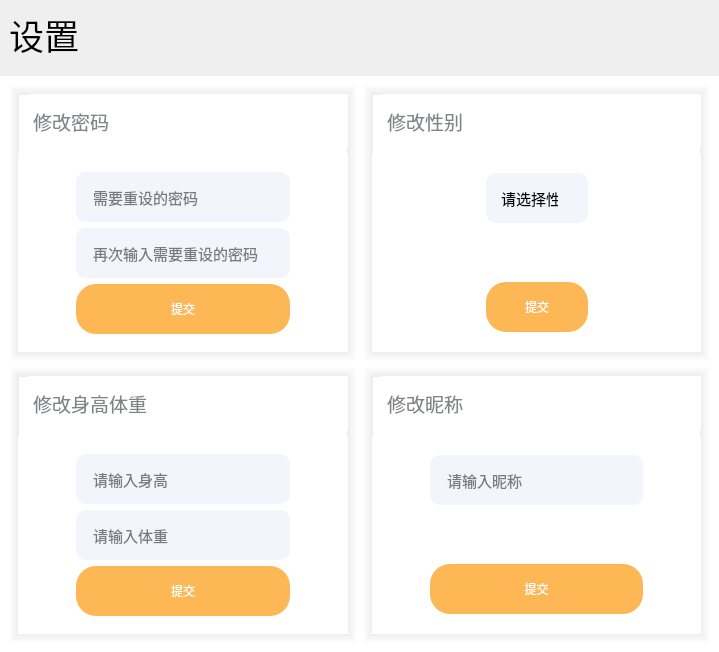
      <widget class="QWidget" name="settingsPage">
       <layout class="QVBoxLayout" name="verticalLayout_2" stretch="1,9">
        <property name="leftMargin">
         <number>0</number>
        </property>
        <property name="topMargin">
         <number>0</number>
        </property>
        <property name="rightMargin">
         <number>0</number>
        </property>
        <property name="bottomMargin">
         <number>0</number>
        </property>
        <item>
         <widget class="QWidget" name="widget_14" native="true">
          <layout class="QGridLayout" name="gridLayout_6">
           <item row="0" column="0">
            <widget class="QLabel" name="label_10">
             <property name="font">
              <font>
               <pointsize>26</pointsize>
               <bold>false</bold>
              </font>
             </property>
             <property name="styleSheet">
              <string notr="true">/*color: rgb(129, 131, 133);*/</string>
             </property>
             <property name="text">
              <string>设置</string>
             </property>
            </widget>
           </item>
          </layout>
         </widget>
        </item>
        <item>
         <widget class="QWidget" name="widget_15" native="true">
          <property name="styleSheet">
           <string notr="true">#widget_15{
	background-color: rgb(255, 255, 255);
}</string>
          </property>
          <layout class="QGridLayout" name="gridLayout_2" rowstretch="5,5" columnstretch="5,5">
           <item row="0" column="0">
            <widget class="QWidget" name="widget_22" native="true">
             <property name="maximumSize">
              <size>
               <width>16777215</width>
               <height>16777215</height>
              </size>
             </property>
             <property name="styleSheet">
              <string notr="true">#widget_22{
	border-top: 10px solid qlineargradient(y0:0, y1:1,stop: 0 #ececef, stop: 1 white);
	border-left: 10px solid qlineargradient(x0:0, x1:1,stop: 0 #ececef, stop: 1 white);
	border-bottom: 10px solid qlineargradient(y0:0, y1:1,stop: 0 white, stop: 1  #ececef);
	border-right: 10px solid qlineargradient(x0:0, x1:1,stop:  0 white, stop: 1 #ececef);
	background-color: rgb(255, 255, 255);
}

QLineEdit{
	background-color: rgb(243, 245, 253);
	border-radius:10px;
	border:none;
	padding-left: 15px;
}</string>
             </property>
             <layout class="QVBoxLayout" name="verticalLayout_13">
              <item>
               <widget class="QLabel" name="label_6">
                <property name="minimumSize">
                 <size>
                  <width>0</width>
                  <height>54</height>
                 </size>
                </property>
                <property name="maximumSize">
                 <size>
                  <width>16777215</width>
                  <height>54</height>
                 </size>
                </property>
                <property name="font">
                 <font>
                  <pointsize>14</pointsize>
                 </font>
                </property>
                <property name="styleSheet">
                 <string notr="true">background-color: rgb(255, 255, 255);
color: rgb(129, 131, 133);
margin-left: 10px;</string>
                </property>
                <property name="frameShape">
                 <enum>QFrame::NoFrame</enum>
                </property>
                <property name="text">
                 <string>修改密码</string>
                </property>
               </widget>
              </item>
              <item>
               <widget class="QWidget" name="widget_26" native="true">
                <property name="maximumSize">
                 <size>
                  <width>16777215</width>
                  <height>16777215</height>
                 </size>
                </property>
                <property name="styleSheet">
                 <string notr="true">#widget_26{
	background-color: rgb(255, 255, 255);
}
QLineEdit{
	background-color: rgb(243, 245, 253);
	border-radius:10px;
	border:none;
	padding-left: 15px;
}</string>
                </property>
                <layout class="QGridLayout" name="gridLayout_11">
                 <item row="0" column="0">
                  <spacer name="horizontalSpacer_4">
                   <property name="orientation">
                    <enum>Qt::Horizontal</enum>
                   </property>
                   <property name="sizeType">
                    <enum>QSizePolicy::Preferred</enum>
                   </property>
                   <property name="sizeHint" stdset="0">
                    <size>
                     <width>40</width>
                     <height>20</height>
                    </size>
                   </property>
                  </spacer>
                 </item>
                 <item row="0" column="1">
                  <widget class="QWidget" name="widget_27" native="true">
                   <property name="maximumSize">
                    <size>
                     <width>16777215</width>
                     <height>16777215</height>
                    </size>
                   </property>
                   <property name="styleSheet">
                    <string notr="true">#widget_27{
	background-color: rgb(255, 255, 255);
}</string>
                   </property>
                   <layout class="QGridLayout" name="gridLayout_9">
                    <item row="0" column="0">
                     <widget class="QLineEdit" name="setting_change_password_lineEdit">
                      <property name="minimumSize">
                       <size>
                        <width>0</width>
                        <height>50</height>
                       </size>
                      </property>
                      <property name="maximumSize">
                       <size>
                        <width>350</width>
                        <height>16777215</height>
                       </size>
                      </property>
                      <property name="font">
                       <font>
                        <pointsize>11</pointsize>
                       </font>
                      </property>
                      <property name="cursor">
                       <cursorShape>IBeamCursor</cursorShape>
                      </property>
                      <property name="focusPolicy">
                       <enum>Qt::StrongFocus</enum>
                      </property>
                      <property name="styleSheet">
                       <string notr="true"/>
                      </property>
                      <property name="text">
                       <string/>
                      </property>
                      <property name="echoMode">
                       <enum>QLineEdit::PasswordEchoOnEdit</enum>
                      </property>
                      <property name="placeholderText">
                       <string>需要重设的密码</string>
                      </property>
                      <property name="clearButtonEnabled">
                       <bool>true</bool>
                      </property>
                     </widget>
                    </item>
                    <item row="1" column="0">
                     <widget class="QLineEdit" name="setting_change_password_verify_lineEdit">
                      <property name="minimumSize">
                       <size>
                        <width>0</width>
                        <height>50</height>
                       </size>
                      </property>
                      <property name="maximumSize">
                       <size>
                        <width>350</width>
                        <height>16777215</height>
                       </size>
                      </property>
                      <property name="font">
                       <font>
                        <pointsize>11</pointsize>
                       </font>
                      </property>
                      <property name="styleSheet">
                       <string notr="true"/>
                      </property>
                      <property name="text">
                       <string/>
                      </property>
                      <property name="echoMode">
                       <enum>QLineEdit::PasswordEchoOnEdit</enum>
                      </property>
                      <property name="placeholderText">
                       <string>再次输入需要重设的密码</string>
                      </property>
                      <property name="clearButtonEnabled">
                       <bool>true</bool>
                      </property>
                     </widget>
                    </item>
                    <item row="2" column="0">
                     <widget class="QPushButton" name="setting_change_password_pushButton">
                      <property name="minimumSize">
                       <size>
                        <width>0</width>
                        <height>50</height>
                       </size>
                      </property>
                      <property name="maximumSize">
                       <size>
                        <width>350</width>
                        <height>16777215</height>
                       </size>
                      </property>
                      <property name="styleSheet">
                       <string notr="true">QPushButton{
	background-color: rgb(253, 183, 84);
	border-radius:20px;
	border:none;
	color: rgb(255, 255, 255);
}</string>
                      </property>
                      <property name="text">
                       <string>提交</string>
                      </property>
                     </widget>
                    </item>
                   </layout>
                  </widget>
                 </item>
                 <item row="0" column="2">
                  <spacer name="horizontalSpacer_5">
                   <property name="orientation">
                    <enum>Qt::Horizontal</enum>
                   </property>
                   <property name="sizeType">
                    <enum>QSizePolicy::Preferred</enum>
                   </property>
                   <property name="sizeHint" stdset="0">
                    <size>
                     <width>40</width>
                     <height>20</height>
                    </size>
                   </property>
                  </spacer>
                 </item>
                </layout>
               </widget>
              </item>
             </layout>
            </widget>
           </item>
           <item row="0" column="1">
            <widget class="QWidget" name="widget_23" native="true">
             <property name="styleSheet">
              <string notr="true">#widget_23{
	border-top: 10px solid qlineargradient(y0:0, y1:1,stop: 0 #ececef, stop: 1 white);
	border-left: 10px solid qlineargradient(x0:0, x1:1,stop: 0 #ececef, stop: 1 white);
	border-bottom: 10px solid qlineargradient(y0:0, y1:1,stop: 0 white, stop: 1  #ececef);
	border-right: 10px solid qlineargradient(x0:0, x1:1,stop:  0 white, stop: 1 #ececef);
	background-color: rgb(255, 255, 255);
}</string>
             </property>
             <layout class="QVBoxLayout" name="verticalLayout_14" stretch="1,0">
              <item>
               <widget class="QLabel" name="label_8">
                <property name="minimumSize">
                 <size>
                  <width>0</width>
                  <height>54</height>
                 </size>
                </property>
                <property name="maximumSize">
                 <size>
                  <width>16777215</width>
                  <height>54</height>
                 </size>
                </property>
                <property name="font">
                 <font>
                  <pointsize>14</pointsize>
                 </font>
                </property>
                <property name="styleSheet">
                 <string notr="true">background-color: rgb(255, 255, 255);
color: rgb(129, 131, 133);
margin-left: 10px;</string>
                </property>
                <property name="text">
                 <string>修改性别</string>
                </property>
               </widget>
              </item>
              <item>
               <widget class="QWidget" name="widget_28" native="true">
                <property name="styleSheet">
                 <string notr="true">#widget_28{
	background-color: rgb(255, 255, 255);
}

QLineEdit{
	background-color: rgb(243, 245, 253);
	border-radius:10px;
	border:none;
	padding-left: 15px;
}

QComboBox{
	background-color: rgb(243, 245, 253);
	border-radius:10px;
	border:none;
	padding-left: 15px;
}

QComboBox::drop-down {
	subcontrol-origin: padding;
	subcontrol-position: top right;
	width: 30px;
	border-left-width: 0px;
	border-left-color: gray;
	border-left-style: solid;
	border-top-right-radius: 3px;
	border-bottom-right-radius: 3px;
}

QComboBox::down-arrow {
	
	border-image: url(:/window/icons/arrow_down.svg);
}</string>
                </property>
                <layout class="QGridLayout" name="gridLayout_18">
                 <item row="0" column="0">
                  <spacer name="horizontalSpacer_6">
                   <property name="orientation">
                    <enum>Qt::Horizontal</enum>
                   </property>
                   <property name="sizeType">
                    <enum>QSizePolicy::Preferred</enum>
                   </property>
                   <property name="sizeHint" stdset="0">
                    <size>
                     <width>116</width>
                     <height>20</height>
                    </size>
                   </property>
                  </spacer>
                 </item>
                 <item row="0" column="1">
                  <widget class="QWidget" name="widget_29" native="true">
                   <property name="maximumSize">
                    <size>
                     <width>16777215</width>
                     <height>16777215</height>
                    </size>
                   </property>
                   <property name="styleSheet">
                    <string notr="true">#widget_29{
	background-color: rgb(255, 255, 255);
}</string>
                   </property>
                   <layout class="QGridLayout" name="gridLayout_17">
                    <item row="0" column="0">
                     <widget class="QComboBox" name="setting_change_sex_comboBox">
                      <property name="minimumSize">
                       <size>
                        <width>50</width>
                        <height>50</height>
                       </size>
                      </property>
                      <property name="font">
                       <font>
                        <pointsize>11</pointsize>
                       </font>
                      </property>
                      <property name="placeholderText">
                       <string>请选择性别</string>
                      </property>
                      <item>
                       <property name="text">
                        <string>男</string>
                       </property>
                      </item>
                      <item>
                       <property name="text">
                        <string>女</string>
                       </property>
                      </item>
                     </widget>
                    </item>
                    <item row="2" column="0">
                     <widget class="QPushButton" name="pushButton_3">
                      <property name="minimumSize">
                       <size>
                        <width>0</width>
                        <height>50</height>
                       </size>
                      </property>
                      <property name="maximumSize">
                       <size>
                        <width>350</width>
                        <height>16777215</height>
                       </size>
                      </property>
                      <property name="styleSheet">
                       <string notr="true">QPushButton{
	background-color: rgb(253, 183, 84);
	border-radius:20px;
	border:none;
	color: rgb(255, 255, 255);
}</string>
                      </property>
                      <property name="text">
                       <string>提交</string>
                      </property>
                     </widget>
                    </item>
                    <item row="1" column="0">
                     <widget class="QLabel" name="label_15">
                      <property name="maximumSize">
                       <size>
                        <width>16777215</width>
                        <height>45</height>
                       </size>
                      </property>
                      <property name="styleSheet">
                       <string notr="true">background-color: rgb(255, 255, 255);</string>
                      </property>
                      <property name="text">
                       <string/>
                      </property>
                     </widget>
                    </item>
                   </layout>
                  </widget>
                 </item>
                 <item row="0" column="2">
                  <spacer name="horizontalSpacer_7">
                   <property name="orientation">
                    <enum>Qt::Horizontal</enum>
                   </property>
                   <property name="sizeType">
                    <enum>QSizePolicy::Preferred</enum>
                   </property>
                   <property name="sizeHint" stdset="0">
                    <size>
                     <width>115</width>
                     <height>20</height>
                    </size>
                   </property>
                  </spacer>
                 </item>
                </layout>
               </widget>
              </item>
             </layout>
            </widget>
           </item>
           <item row="1" column="0">
            <widget class="QWidget" name="widget_24" native="true">
             <property name="styleSheet">
              <string notr="true">#widget_24{
	border-top: 10px solid qlineargradient(y0:0, y1:1,stop: 0 #ececef, stop: 1 white);
	border-left: 10px solid qlineargradient(x0:0, x1:1,stop: 0 #ececef, stop: 1 white);
	border-bottom: 10px solid qlineargradient(y0:0, y1:1,stop: 0 white, stop: 1  #ececef);
	border-right: 10px solid qlineargradient(x0:0, x1:1,stop:  0 white, stop: 1 #ececef);
	background-color: rgb(255, 255, 255);
}</string>
             </property>
             <layout class="QVBoxLayout" name="verticalLayout_15" stretch="1,9">
              <item>
               <widget class="QLabel" name="label_9">
                <property name="minimumSize">
                 <size>
                  <width>0</width>
                  <height>54</height>
                 </size>
                </property>
                <property name="maximumSize">
                 <size>
                  <width>16777215</width>
                  <height>54</height>
                 </size>
                </property>
                <property name="font">
                 <font>
                  <pointsize>14</pointsize>
                 </font>
                </property>
                <property name="styleSheet">
                 <string notr="true">background-color: rgb(255, 255, 255);
color: rgb(129, 131, 133);
margin-left: 10px;</string>
                </property>
                <property name="text">
                 <string>修改身高体重</string>
                </property>
               </widget>
              </item>
              <item>
               <widget class="QWidget" name="widget_30" native="true">
                <property name="styleSheet">
                 <string notr="true">#widget_30{
	background-color: rgb(255, 255, 255);
}
QLineEdit{
	background-color: rgb(243, 245, 253);
	border-radius:10px;
	border:none;
	padding-left: 15px;
}</string>
                </property>
                <layout class="QGridLayout" name="gridLayout_15">
                 <item row="0" column="0">
                  <spacer name="horizontalSpacer_9">
                   <property name="orientation">
                    <enum>Qt::Horizontal</enum>
                   </property>
                   <property name="sizeType">
                    <enum>QSizePolicy::Preferred</enum>
                   </property>
                   <property name="sizeHint" stdset="0">
                    <size>
                     <width>40</width>
                     <height>20</height>
                    </size>
                   </property>
                  </spacer>
                 </item>
                 <item row="0" column="1">
                  <widget class="QWidget" name="widget_31" native="true">
                   <property name="maximumSize">
                    <size>
                     <width>16777215</width>
                     <height>16777215</height>
                    </size>
                   </property>
                   <property name="styleSheet">
                    <string notr="true">#widget_31{
	background-color: rgb(255, 255, 255);
}</string>
                   </property>
                   <layout class="QGridLayout" name="gridLayout_14">
                    <item row="0" column="0">
                     <widget class="QLineEdit" name="setting_change_height_lineEdit">
                      <property name="minimumSize">
                       <size>
                        <width>0</width>
                        <height>50</height>
                       </size>
                      </property>
                      <property name="maximumSize">
                       <size>
                        <width>350</width>
                        <height>16777215</height>
                       </size>
                      </property>
                      <property name="font">
                       <font>
                        <pointsize>11</pointsize>
                       </font>
                      </property>
                      <property name="styleSheet">
                       <string notr="true"/>
                      </property>
                      <property name="text">
                       <string/>
                      </property>
                      <property name="maxLength">
                       <number>3</number>
                      </property>
                      <property name="placeholderText">
                       <string>请输入身高</string>
                      </property>
                      <property name="clearButtonEnabled">
                       <bool>true</bool>
                      </property>
                     </widget>
                    </item>
                    <item row="1" column="0">
                     <widget class="QLineEdit" name="setting_change_weight_lineEdit">
                      <property name="minimumSize">
                       <size>
                        <width>0</width>
                        <height>50</height>
                       </size>
                      </property>
                      <property name="maximumSize">
                       <size>
                        <width>350</width>
                        <height>16777215</height>
                       </size>
                      </property>
                      <property name="font">
                       <font>
                        <pointsize>11</pointsize>
                       </font>
                      </property>
                      <property name="styleSheet">
                       <string notr="true"/>
                      </property>
                      <property name="text">
                       <string/>
                      </property>
                      <property name="maxLength">
                       <number>3</number>
                      </property>
                      <property name="placeholderText">
                       <string>请输入体重</string>
                      </property>
                      <property name="clearButtonEnabled">
                       <bool>true</bool>
                      </property>
                     </widget>
                    </item>
                    <item row="2" column="0">
                     <widget class="QPushButton" name="pushButton_6">
                      <property name="minimumSize">
                       <size>
                        <width>0</width>
                        <height>50</height>
                       </size>
                      </property>
                      <property name="maximumSize">
                       <size>
                        <width>350</width>
                        <height>16777215</height>
                       </size>
                      </property>
                      <property name="styleSheet">
                       <string notr="true">QPushButton{
	background-color: rgb(253, 183, 84);
	border-radius:20px;
	border:none;
	color: rgb(255, 255, 255);
}</string>
                      </property>
                      <property name="text">
                       <string>提交</string>
                      </property>
                     </widget>
                    </item>
                   </layout>
                  </widget>
                 </item>
                 <item row="0" column="2">
                  <spacer name="horizontalSpacer_8">
                   <property name="orientation">
                    <enum>Qt::Horizontal</enum>
                   </property>
                   <property name="sizeType">
                    <enum>QSizePolicy::Preferred</enum>
                   </property>
                   <property name="sizeHint" stdset="0">
                    <size>
                     <width>40</width>
                     <height>20</height>
                    </size>
                   </property>
                  </spacer>
                 </item>
                </layout>
               </widget>
              </item>
             </layout>
            </widget>
           </item>
           <item row="1" column="1">
            <widget class="QWidget" name="widget_25" native="true">
             <property name="styleSheet">
              <string notr="true">#widget_25{
	border-top: 10px solid qlineargradient(y0:0, y1:1,stop: 0 #ececef, stop: 1 white);
	border-left: 10px solid qlineargradient(x0:0, x1:1,stop: 0 #ececef, stop: 1 white);
	border-bottom: 10px solid qlineargradient(y0:0, y1:1,stop: 0 white, stop: 1  #ececef);
	border-right: 10px solid qlineargradient(x0:0, x1:1,stop:  0 white, stop: 1 #ececef);
	background-color: rgb(255, 255, 255);
}</string>
             </property>
             <layout class="QVBoxLayout" name="verticalLayout_16" stretch="1,9">
              <item>
               <widget class="QLabel" name="label_13">
                <property name="minimumSize">
                 <size>
                  <width>0</width>
                  <height>54</height>
                 </size>
                </property>
                <property name="maximumSize">
                 <size>
                  <width>16777215</width>
                  <height>54</height>
                 </size>
                </property>
                <property name="font">
                 <font>
                  <pointsize>14</pointsize>
                 </font>
                </property>
                <property name="styleSheet">
                 <string notr="true">background-color: rgb(255, 255, 255);
color: rgb(129, 131, 133);
margin-left: 10px;</string>
                </property>
                <property name="text">
                 <string>修改昵称</string>
                </property>
               </widget>
              </item>
              <item>
               <widget class="QWidget" name="widget_32" native="true">
                <property name="styleSheet">
                 <string notr="true">#widget_32{
	background-color: rgb(255, 255, 255);
}
QLineEdit{
	background-color: rgb(243, 245, 253);
	border-radius:10px;
	border:none;
	padding-left: 15px;
}</string>
                </property>
                <layout class="QGridLayout" name="gridLayout_16">
                 <item row="0" column="0">
                  <spacer name="horizontalSpacer_10">
                   <property name="orientation">
                    <enum>Qt::Horizontal</enum>
                   </property>
                   <property name="sizeType">
                    <enum>QSizePolicy::Preferred</enum>
                   </property>
                   <property name="sizeHint" stdset="0">
                    <size>
                     <width>40</width>
                     <height>20</height>
                    </size>
                   </property>
                  </spacer>
                 </item>
                 <item row="0" column="1">
                  <widget class="QWidget" name="widget_33" native="true">
                   <property name="maximumSize">
                    <size>
                     <width>16777215</width>
                     <height>16777215</height>
                    </size>
                   </property>
                   <property name="styleSheet">
                    <string notr="true">#widget_33{
	background-color: rgb(255, 255, 255);
}</string>
                   </property>
                   <layout class="QGridLayout" name="gridLayout_13">
                    <item row="1" column="0">
                     <widget class="QLineEdit" name="setting_change_nickname_lineEdit">
                      <property name="minimumSize">
                       <size>
                        <width>0</width>
                        <height>50</height>
                       </size>
                      </property>
                      <property name="maximumSize">
                       <size>
                        <width>350</width>
                        <height>16777215</height>
                       </size>
                      </property>
                      <property name="font">
                       <font>
                        <pointsize>11</pointsize>
                       </font>
                      </property>
                      <property name="styleSheet">
                       <string notr="true"/>
                      </property>
                      <property name="text">
                       <string/>
                      </property>
                      <property name="maxLength">
                       <number>3</number>
                      </property>
                      <property name="placeholderText">
                       <string>请输入昵称</string>
                      </property>
                      <property name="clearButtonEnabled">
                       <bool>true</bool>
                      </property>
                     </widget>
                    </item>
                    <item row="3" column="0">
                     <widget class="QPushButton" name="pushButton_7">
                      <property name="minimumSize">
                       <size>
                        <width>0</width>
                        <height>50</height>
                       </size>
                      </property>
                      <property name="maximumSize">
                       <size>
                        <width>350</width>
                        <height>16777215</height>
                       </size>
                      </property>
                      <property name="styleSheet">
                       <string notr="true">QPushButton{
	background-color: rgb(253, 183, 84);
	border-radius:20px;
	border:none;
	color: rgb(255, 255, 255);
}</string>
                      </property>
                      <property name="text">
                       <string>提交</string>
                      </property>
                     </widget>
                    </item>
                    <item row="2" column="0">
                     <widget class="QLabel" name="label_14">
                      <property name="minimumSize">
                       <size>
                        <width>0</width>
                        <height>0</height>
                       </size>
                      </property>
                      <property name="maximumSize">
                       <size>
                        <width>0</width>
                        <height>45</height>
                       </size>
                      </property>
                      <property name="text">
                       <string/>
                      </property>
                     </widget>
                    </item>
                   </layout>
                  </widget>
                 </item>
                 <item row="0" column="2">
                  <spacer name="horizontalSpacer_11">
                   <property name="orientation">
                    <enum>Qt::Horizontal</enum>
                   </property>
                   <property name="sizeType">
                    <enum>QSizePolicy::Preferred</enum>
                   </property>
                   <property name="sizeHint" stdset="0">
                    <size>
                     <width>40</width>
                     <height>20</height>
                    </size>
                   </property>
                  </spacer>
                 </item>
                </layout>
               </widget>
              </item>
             </layout>
            </widget>
           </item>
          </layout>
         </widget>
        </item>
       </layout>
      </widget>
